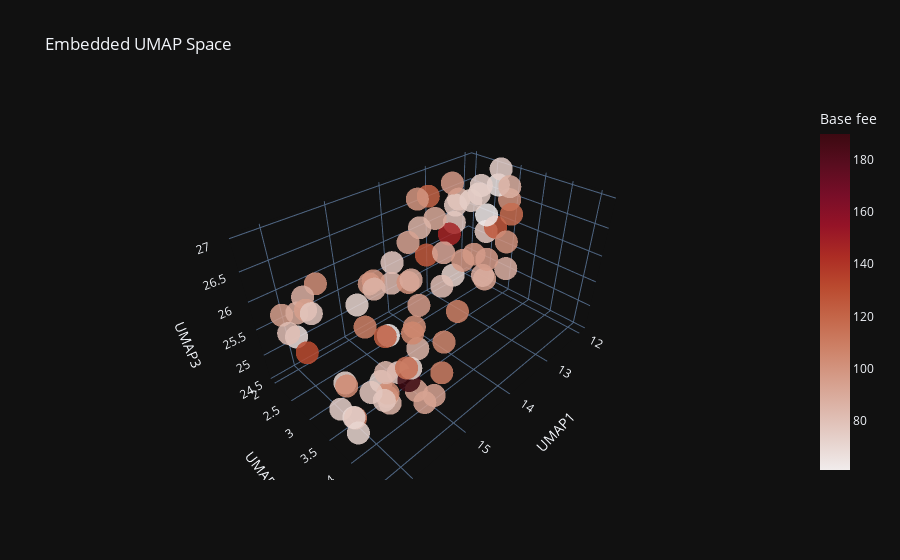

Notebook cell for this chart:
### Code cell
def umap_space():
    """
    3D plot of the UMAP embedded space.
    """
    fig = px.scatter_3d(
        df_space,
        x="UMAP1", y="UMAP2", z="UMAP3",
        color='Base fee',
        hover_name="ID",
        color_continuous_scale="amp",
        opacity=0.85,
        title="Embedded UMAP Space",
        template="plotly_dark"
    )
    return fig

umap_space()
